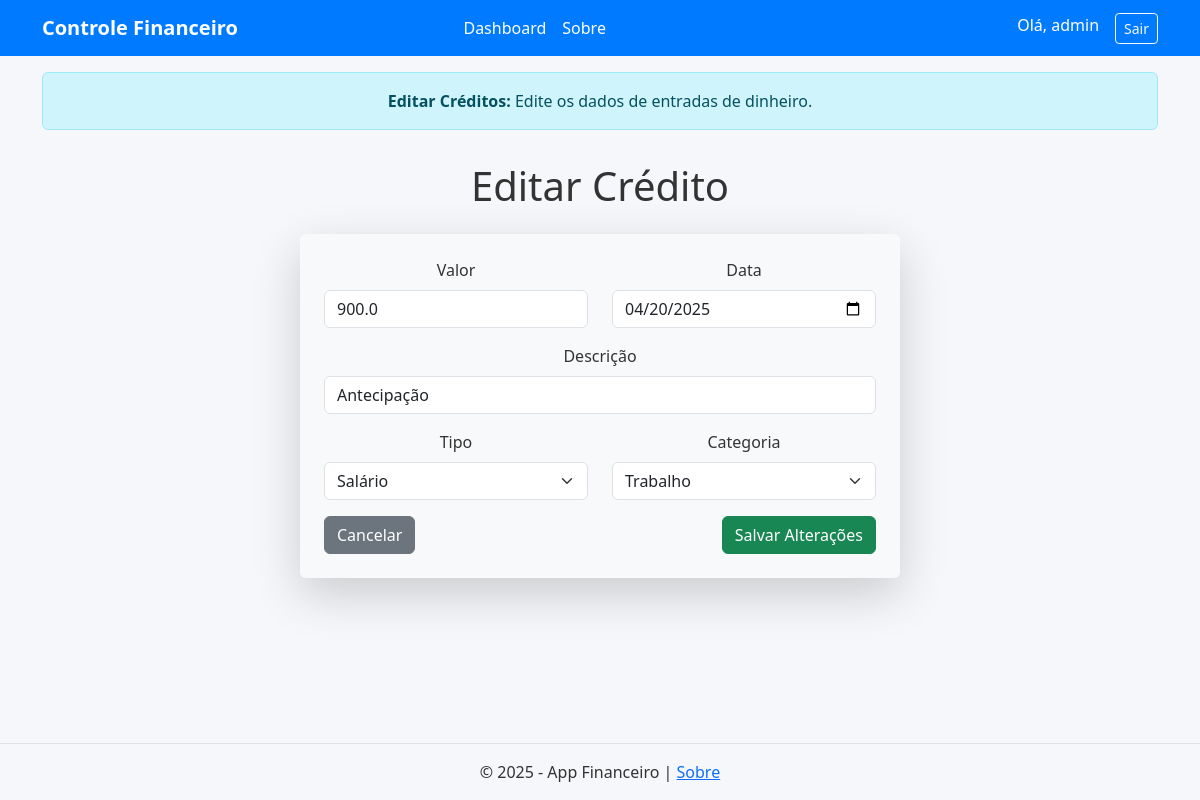
The app's page /editar_credito/5 (signed in) with its own data.
### tables this page shows
CREATE TABLE creditos (
            id INTEGER PRIMARY KEY AUTOINCREMENT,
            valor REAL NOT NULL,
            descricao TEXT NOT NULL,
            tipo TEXT NOT NULL,
            categoria TEXT NOT NULL,
            data TEXT NOT NULL
        , usuario_id TEXT);

### app.py (the view, shortened to what this page needs)
@app.route("/editar_credito/<int:id>", methods=["GET", "POST"])
def editar_credito(id):
    query = "SELECT * FROM creditos WHERE id = ?"
    credito = executar_consulta(query, (id,), fetchone=True)
    return render_template("editar_credito.html", credito=credito)

### utils.py (called while the page is built)
def executar_consulta(query, parametros=(), fetchone=False, fetchall=False, commit=False):
    conexao = sqlite3.connect('financeiro.db')
    cursor = conexao.cursor()
    cursor.execute(query, parametros)
    resultado = None
    if fetchone:
        resultado = cursor.fetchone()
    elif fetchall:
        resultado = cursor.fetchall()
    if commit:
        conexao.commit()
    conexao.close()
    return resultado

### templates/editar_credito.html (shortened to what this page needs)
{% extends "base.html" %}
{% block alert %}
    <div class="container mt-3">
        <div class="alert alert-info text-center" role="alert">
            <strong>Editar Créditos:</strong> Edite os dados de entradas de dinheiro.
        </div>
    </div>
{% endblock %}
{% block content %}
<div class="container mt-3">
    <h1 class="mb-4 text-center">Editar Crédito</h1>
    <form method="POST" class="p-4 rounded shadow-lg bg-light mx-auto" id="editarCreditoForm">
        <div class="row">
            <div class="col-md-6 mb-3">
                <label for="valor" class="form-label">Valor</label>
                <input type="number" step="0.01" class="form-control" id="valor" name="valor" value="{{ credito[1] }}" required>
            </div>
            <div class="col-md-6 mb-3">
                <label for="data" class="form-label">Data</label>
                <input type="date" class="form-control" id="data" name="data" value="{{ credito[5] }}" required>
            </div>
        </div>
        <div class="mb-3">
            <label for="descricao" class="form-label">Descrição</label>
            <input type="text" class="form-control" id="descricao" name="descricao" value="{{ credito[2] }}" required>
        </div>
        <div class="row">
            <div class="col-md-6 mb-3">
                <label for="tipo" class="form-label">Tipo</label>
                <select class="form-select" id="tipo" name="tipo" required>
                    <option value="salario" {% if credito[3] == 'salario' %}selected{% endif %}>Salário</option>
                </select>
            </div>
            <div class="col-md-6 mb-3">
                <label for="categoria" class="form-label">Categoria</label>
                <select class="form-select" id="categoria" name="categoria" required>
                    <option value="trabalho" {% if credito[4] == 'trabalho' %}selected{% endif %}>Trabalho</option>
                </select>
            </div>
        </div>
        <div class="d-flex justify-content-between">
            <a href="{{ url_for('credito') }}" class="btn btn-secondary">Cancelar</a>
            <button type="submit" class="btn btn-success">Salvar Alterações</button>
        </div>
    </form>
</div>
{% endblock %}

### static/css/style.css (style rules this page uses)
:root { --fundo-principal: #F5F7FA; --fundo-card: #FFFFFF; --primaria: #4F9DDE; --secundaria: #6FCF97; --texto-principal: #333333; --texto-secundario: #666666; --borda: #E0E0E0; --erro: #EB5757; --sucesso: #27AE60; }
body { background-color: var(--fundo-principal); color: var(--texto-principal); font-family: 'Segoe UI', Tahoma, Geneva, Verdana, sans-serif; min-height: 100vh; }
#creditoForm, #debitoForm, #editarCreditoForm, #editarDebitoForm { max-width: 600px; width: 100%; }

### records on screen
creditos: valor "900.0", data "04/20/2025", descricao "Antecipação", tipo "Salário", categoria "Trabalho"

### other values on screen
{{ session['usuario']['username'] }} "admin"
